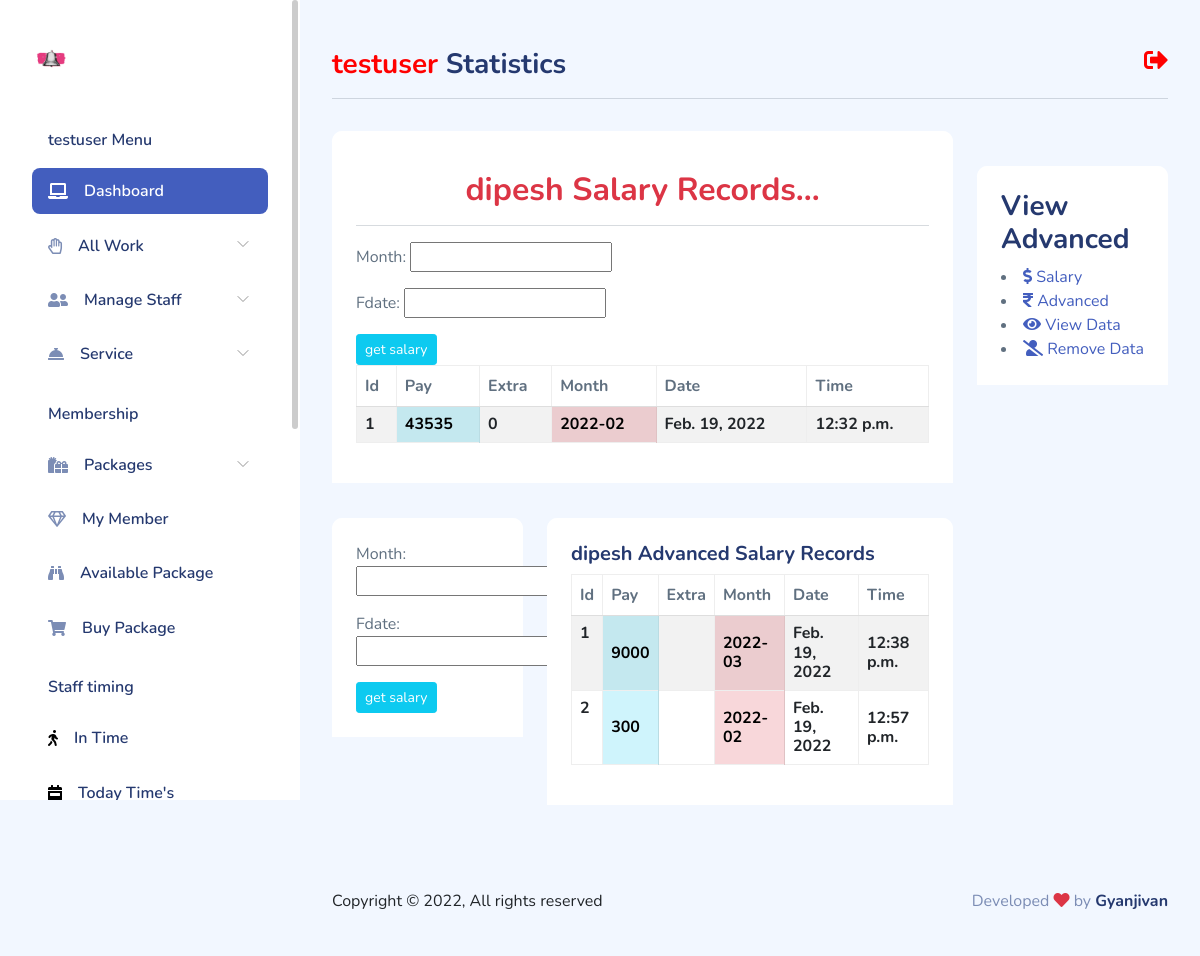
The page /client/get-salary-data/dipesh/ (signed in) on the database as committed earlier.
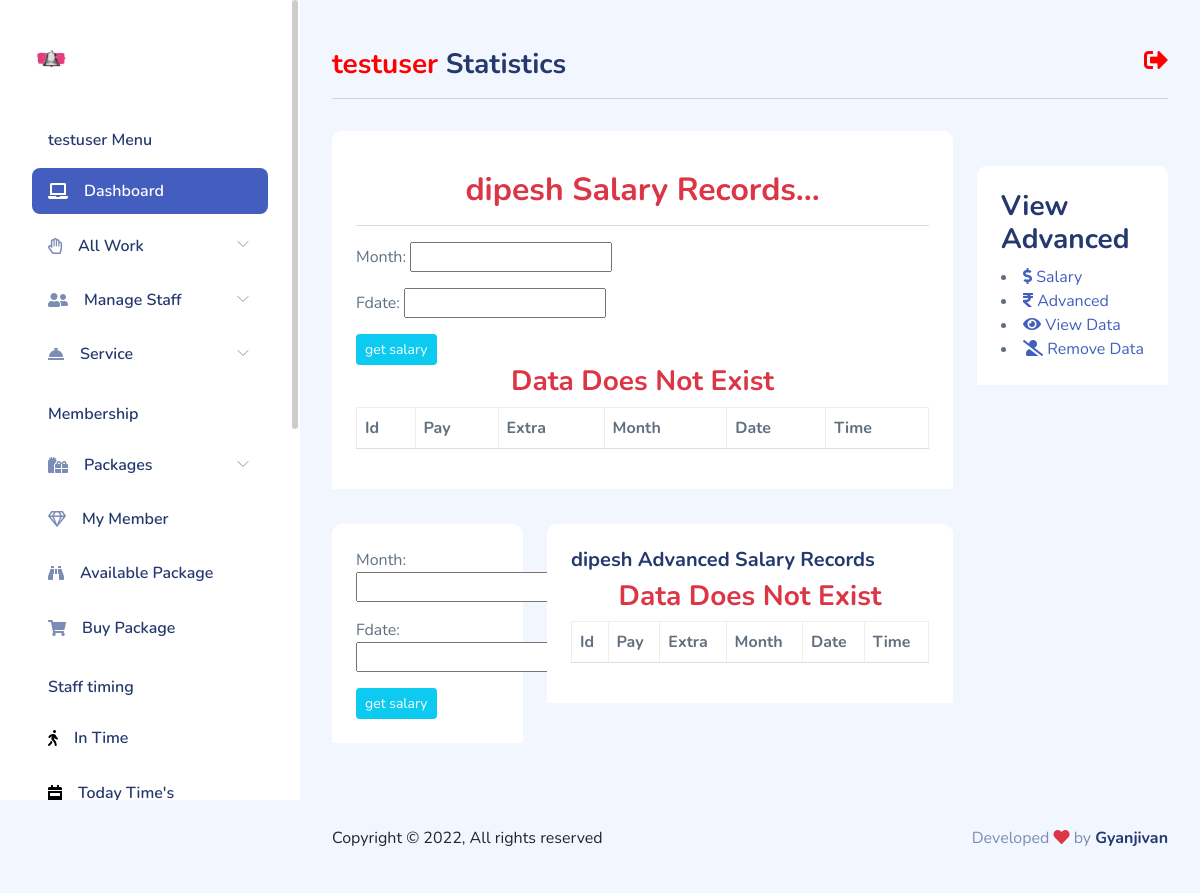
The same page on the database as committed later.
### client/models.py (models this page shows)
class Staff(models.Model):
    user = models.ForeignKey(
        User, on_delete=models.CASCADE, null=True, blank=True)
    profile = models.ImageField(upload_to='staff/')
    name = models.CharField(max_length=100)
    phone = models.PositiveIntegerField()
    email = models.EmailField(max_length=100, null=True, blank=True)
    service = models.CharField(max_length=100, null=True, blank=True)
    fdate = models.DateTimeField(auto_now_add=True)
    def __str__(self) -> str:
        return self.name

class Salary(models.Model):
    user = models.ForeignKey(
        User, on_delete=models.CASCADE, null=True, blank=True)
    staff = models.ForeignKey(
        Staff, on_delete=models.CASCADE, null=True, blank=True)
    pay = models.PositiveIntegerField()
    extra = models.PositiveIntegerField(default=0, null=True, blank=True)
    month = models.CharField(max_length=100)
    advance = models.ForeignKey(
        Advanced_salary, on_delete=models.CASCADE, null=True, blank=True)
    fdate = models.DateField(auto_now_add=True)
    ftime = models.TimeField(auto_now_add=True)

class Advanced_salary(models.Model):
    user = models.ForeignKey(
        User, on_delete=models.CASCADE, null=True, blank=True)
    staff = models.ForeignKey(
        Staff, on_delete=models.CASCADE, null=True, blank=True)
    pay = models.PositiveIntegerField()
    month = models.CharField(max_length=100)
    fdate = models.DateField(auto_now_add=True)
    ftime = models.TimeField(auto_now_add=True)
    def __str__(self) -> str:
        return str(self.pk)

### client/views.py (the view)
def get_month_salary(request, get_sl):
    try:
        data = Staff.objects.get(Q(user=request.user) & Q(name=get_sl))
    except ObjectDoesNotExist:
        return HttpResponseNotFound('<h1 style="margin-top:50px; color:red;"><center>Your Data Has Incorrect, Check Again Or Refresh The Page</center></h1>')
    except MultipleObjectsReturned:
        return HttpResponseNotFound('<h1 style="margin-top:50px; color:red;"><center>Your Data Returning Multiple, Multiple Object Returning...</center></h1>')
    my_salary = Salary.objects.filter(Q(user=request.user) & Q(staff=data))
    form = Salary_filter(request.GET, queryset=my_salary)
    all_data = form.qs
    view_adv = Advanced_salary.objects.filter(user=request.user)
    ad_form = Advanced_filter(request.GET, queryset=view_adv)
    ad_data = ad_form.qs
    print('checkkkkkkkkkkkkkkkkkkkkkk', view_adv)
    context = {'salary': all_data, 'name': data,
               'form': form, 'view_ad': ad_data, 'ad_form': ad_form}
    return render(request, 'client/get_salary.html', context)

### client/templates/client/get_salary.html (shortened to what this page needs)
{% extends "client/layout.html" %}
{% load static %}
{% block table %}
<div class="card-header">
    <h2 class="text-danger text-center mt-3 mb-3">{{name}} Salary Records...</h2>
    <hr>
    <form action="" class="form-inline" method="GET">
      {{form.form.as_p}}
      <button type="submit" class="btn btn-sm btn-info">get salary</button>
    </form>
    <div class="table-responsive">
    <table class="table table-striped table-hover table-bordered">
        <thead>
          <tr>
            <th scope="col">Id</th>
            <th scope="col">Pay</th>
            <th scope="col">Extra</th>
            <th scope="col">Month</th>
            <th scope="col">Date</th>
            <th scope="col">Time</th>
          </tr>
        </thead>
        <tbody>
            {% if salary %}
                {% for st in salary %}
                <tr class="h6 text-dark">
                  <th scope="row">{{forloop.counter}}</th>
                  <td class="table-info">{{st.pay}}</td>
                  <td>{{st.extra}}</td>
                  <td class="table-danger">{{st.month}}</td>
                  <td>{{st.fdate}}</td>
                  <td>{{st.ftime}}</td>
                </tr>
                {% endfor %}
            {% else %}
                <h3 class="text-center text-danger">Data Does Not Exist</h3>
            {% endif %}
        </tbody>
      </table>
    </div>
</div>
{% endblock table %}
{% block cardfeatur %}
<div class="card-header">
  <h3 class="">View Advanced</h3>
  <li
                class="sidebar-item  ">
                <a href="{% url 'salary' %}" class='sidebar-link'>
                    <i class="fas fa-dollar-sign"></i>
                    <span>Salary</span>
                </a>
            </li>
            <li
                class="sidebar-item  ">
                <a href="{% url 'payad' %}" class='sidebar-link'>
                    <i class="fas fa-rupee-sign"></i>
                    <span>Advanced</span>
                </a>
            </li>
            <li
                class="sidebar-item  ">
                <a href="{% url 'salary_data' %}" class='sidebar-link'>
                    <i class="fas fa-eye"></i>
                    <span>View Data</span>
                </a>
            </li>
            <li
                class="sidebar-item  ">
                <a href="application-gallery.html" class='sidebar-link'>
                    <i class="fas fa-user-slash"></i>
                    <span>Remove Data</span>
                </a>
            </li>
</div>
{% endblock cardfeatur %}
{% block last_one %}
<div class="card-header">
  <form action="" class="form-inline" method="GET">
    {{ad_form.form.as_p}}
        <button type="submit" class="btn btn-sm btn-info">get salary</button>
  </form>
</div>
{% endblock last_one %}
{% block last_two %}
  <div class="card-header">
    <h5>{{name}} Advanced Salary Records</h3>
      <div class="table-responsive">
        <table class="table table-striped table-hover table-bordered">
          <thead>
            <tr>
              <th scope="col">Id</th>
              <th scope="col">Pay</th>
              <th scope="col">Extra</th>
              <th scope="col">Month</th>
              <th scope="col">Date</th>
              <th scope="col">Time</th>
            </tr>
          </thead>
          <tbody>
              {% if view_ad %}
                  {% for ad in view_ad %}
                  <tr class="h6 text-dark">
                    <th scope="row">{{forloop.counter}}</th>
                    <td class="table-info">{{ad.pay}}</td>
                    <td>{{ad.extra}}</td>
                    <td class="table-danger">{{ad.month}}</td>
                    <td>{{ad.fdate}}</td>
                    <td>{{ad.ftime}}</td>
                  </tr>
                  {% endfor %}
              {% else %}
                  <h3 class="text-center text-danger">Data Does Not Exist</h3>
              {% endif %}
          </tbody>
        </table>
      </div>
  </div>
{% endblock last_two %}

### client/templates/client/layout.html (shortened to what this page needs)
{% load static %}
<!DOCTYPE html>
<html lang="en">
<head>
    <link rel="stylesheet" href="https://use.fontawesome.com/releases/v5.11.2/css/all.css">
    <link rel="stylesheet" href="{% static 'client/css/bootstrap.css' %}">
    <link rel="stylesheet" href="{% static 'client/css/bold.css' %}">
    <link rel="stylesheet" href="{% static 'client/css/perfect-scrollbar.css' %}">
    <link rel="stylesheet" href="{% static 'client/css/bootstrap-icons.css' %}">
    <link rel="stylesheet" href="{% static 'client/css/app.css' %}">
</head>
<body>
    <div id="app">
        <div id="sidebar" class="active">
            <div class="sidebar-wrapper active">
    <div class="sidebar-header">
        <div class="d-flex justify-content-between">
            <div class="logo">
                <a href="index.html"><img src="{% static 'client/img/bell.png' %}"  class="img-fluid"  alt="Logo" srcset=""></a>
            </div>
        </div>
    </div>
    <div class="sidebar-menu">
        <ul class="menu">
            <li class="sidebar-title">{{request.user}} Menu</li>
            <li
                class="sidebar-item active ">
                <a href="{% url 'client' %}" class='sidebar-link'>
                    <i class="fas fa-laptop"></i>
                    <span>Dashboard</span>
                </a>
            </li>
            <li
                class="sidebar-item  has-sub">
                <a href="#" class='sidebar-link'>
                    <i class="far fa-hand-paper"></i>
                    <span>All Work</span>
                </a>
            </li>
            <li
                class="sidebar-item  has-sub">
                <a href="#" class='sidebar-link'>
                    <i class="fas fa-user-friends"></i>
                    <span>Manage Staff</span>
                </a>
            </li>
            <li
                class="sidebar-item  has-sub">
                <a href="#" class='sidebar-link'>
                    <i class="fas fa-concierge-bell" style=""></i>
                    <span>Service</span>
                </a>
            </li>
            <li class="sidebar-title">Membership</li>
            <li
                class="sidebar-item  has-sub">
                <a href="#" class='sidebar-link'>
                    <i class="fas fa-gifts"></i>
                    <span>Packages</span>
                </a>
            </li>
            <li
            class="sidebar-item  ">
            <a href="{% url 'paid_mem' %}" class='sidebar-link'>
                <i class="far fa-gem"></i>
                <span>My Member</span>
            </a>
            </li>
            <li
            class="sidebar-item  ">
            <a href="{% url 'avail' %}" class='sidebar-link'>
                <i class="fas fa-binoculars"></i>
                <span>Available Package</span>
            </a>
            </li>
            <li
                class="sidebar-item  ">
                <a href="{% url 'buy_pack' %}" class='sidebar-link'>
                    <i class="fas fa-shopping-cart"></i>
                    <span>  Buy Package</span>
                </a>
            </li>
            <li class="sidebar-title">Staff timing</li>
            <li
                class="sidebar-item  ">
                <a href="{% url 'timing' %}" class='sidebar-link'>
                    <i class="fas fa-walking" style="color:black;"></i>
                    <span>In Time</span>
                </a>
            </li>
            <li
                class="sidebar-item   ">
                <a href="{% url 'totime' %}" class='sidebar-link'>
                    <i class="fas fa-calendar-week" style="color:black;"></i>
                    <span>Today Time's</span>
                </a>
            </li>
        </ul>
    </div>
</div>
        </div>
        <div id="main">
<div class="page-heading">
    <div class="float-end">
        <a href="{% url 'logoutv' %}"  ><i class="fas fa-sign-out-alt" style="font-size:24px; color:red;"></i></a>
    </div>
    <h3> <span style="color:red;">{{request.user}}</span> Statistics</h3>
    <hr>
</div>
<div class="page-content">
    <section class="row">
        <div class="col-12 col-lg-9">
            <div class="row">
                <div class="col-12">
                    <div class="card">
                        {% block table %}{% endblock table %}
                    </div>
                </div>
            </div>
            <div class="row">
                <div class="col-12 col-xl-4">
                    <div class="card">
                        {% block last_one %}{% endblock last_one %}
                    </div>
                </div>
                <div class="col-12 col-xl-8">
                    <div class="card">
                        {% block last_two %}{% endblock last_two %}
                    </div>
                </div>
            </div>
        </div>
        <div class="col-12 col-lg-3">
            <div class="card">
                {% block cardfeatur %}{% endblock cardfeatur %}
            </div>
            </div>
        </section>
    </div>
            <footer class="black">
                <div class="footer clearfix mb-0 text-muted">
                    <div class="float-start text-dark">
                        <p>Copyright  &copy; {% now 'Y' %},   All rights reserved</p>
                    </div>
                    <div class="float-end">
                        <p>Developed <span class="text-danger"><i class="fas fa-heart"></i></span> by <a
                                href="" class="h6">Gyanjivan</a></p>
                    </div>
                </div>
            </footer>
        </div>
    </div>
</body>
</html>

### client/static/client/css/perfect-scrollbar.css (style rules this page uses)
.ps { overflow: hidden !important; overflow-anchor: none; -ms-overflow-style: none; touch-action: auto; -ms-touch-action: auto; }

### client/static/client/css/app.css (style rules this page uses)
.btn.btn-danger,.btn.btn-info,.btn.btn-primary,.btn.btn-secondary,.btn.btn-success,.btn.btn-warning { color:#fff }
.card { border:none;margin-bottom:2.2rem }
.card .card-header { border:none }
#sidebar.active .sidebar-wrapper { left:0 }
.sidebar-wrapper { background-color:#fff;bottom:0;height:100vh;overflow-y:auto;position:fixed;top:0;transition:left .5s ease-out;width:300px;z-index:10 }
.sidebar-wrapper .sidebar-header { font-size:2rem;font-weight:700;padding:2rem 2rem 1rem }
.sidebar-wrapper .sidebar-header img { height:1.2rem }
.sidebar-wrapper .menu { font-weight:600;margin-top:2rem;padding:0 2rem }
.sidebar-wrapper .menu .sidebar-title { color:#25396f;font-size:1rem;font-weight:600;list-style:none;margin:1.5rem 0 1rem;padding:0 1rem }
.sidebar-wrapper .menu .sidebar-link { align-items:center;border-radius:.5rem;color:#25396f;display:block;display:flex;font-size:1rem;padding:.7rem 1rem;text-decoration:none;transition:all .5s }
.sidebar-wrapper .menu .sidebar-link i,.sidebar-wrapper .menu .sidebar-link svg { color:#7c8db5 }
.sidebar-wrapper .menu .sidebar-link span { margin-left:1rem }
.sidebar-wrapper .menu .sidebar-item { list-style:none;margin-top:.5rem;position:relative }
.sidebar-wrapper .menu .sidebar-item.has-sub .sidebar-link:after { color:#ccc;display:block;position:absolute;right:15px;top:12px }
.sidebar-wrapper .menu .sidebar-item.active>.sidebar-link { background-color:#435ebe }
.sidebar-wrapper .menu .sidebar-item.active>.sidebar-link span { color:#fff }
.sidebar-wrapper .menu .sidebar-item.active>.sidebar-link i,.sidebar-wrapper .menu .sidebar-item.active>.sidebar-link svg { fill:#fff;color:#fff }
.dataTable-table td,.dataTable-table thead th,.table td,.table thead th { vertical-align:middle }
.dataTable-table:not(.table-borderless) thead th,.table:not(.table-borderless) thead th { border-bottom:1px solid #dedede!important }
#main { margin-left:300px;padding:2rem }
.page-heading { margin:0 0 2rem }
.page-heading h3 { font-weight:700 }
a { text-decoration:none }

Rows that differ between the two databases and show on the page:
removed Salary: pay "43535", extra "0", month "2022-02", fdate "Feb. 19, 2022", ftime "12:32 p.m."
removed Advanced_salary: pay "9000", month "2022-03", fdate "Feb. 19, 2022", ftime "12:38 p.m."
removed Advanced_salary: pay "300", month "2022-02", fdate "Feb. 19, 2022", ftime "12:57 p.m."
Other text that changed with them:
text now shown: "Data Does Not Exist Data Does Not Exist"
